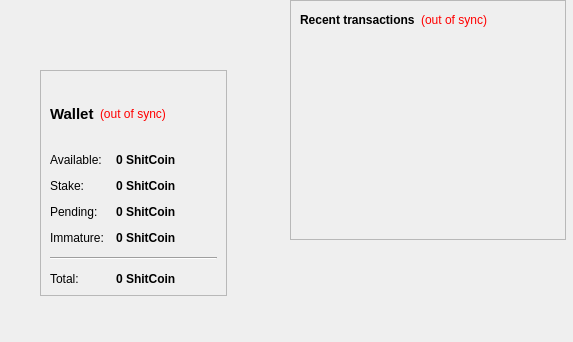
<?xml version="1.0" encoding="UTF-8"?>
<ui version="4.0">
 <class>OverviewPage</class>
 <widget class="QWidget" name="OverviewPage">
  <property name="geometry">
   <rect>
    <x>0</x>
    <y>0</y>
    <width>573</width>
    <height>342</height>
   </rect>
  </property>
  <property name="windowTitle">
   <string>Form</string>
  </property>
  <property name="styleSheet">
   <string notr="true">QListView { background: transparent; }</string>
  </property>
  <widget class="QWidget" name="layoutWidget">
   <property name="geometry">
    <rect>
     <x>40</x>
     <y>70</y>
     <width>187</width>
     <height>226</height>
    </rect>
   </property>
   <layout class="QVBoxLayout" name="verticalLayout_2">
    <item>
     <widget class="QFrame" name="frame">
      <property name="styleSheet">
       <string notr="true">QListView { background: transparent; }</string>
      </property>
      <property name="frameShape">
       <enum>QFrame::StyledPanel</enum>
      </property>
      <property name="frameShadow">
       <enum>QFrame::Raised</enum>
      </property>
      <layout class="QVBoxLayout" name="verticalLayout_4">
       <item>
        <layout class="QHBoxLayout" name="horizontalLayout_4">
         <item>
          <widget class="QLabel" name="label_5">
           <property name="font">
            <font>
             <pointsize>11</pointsize>
             <weight>75</weight>
             <bold>true</bold>
            </font>
           </property>
           <property name="text">
            <string>Wallet</string>
           </property>
          </widget>
         </item>
         <item>
          <widget class="QLabel" name="labelWalletStatus">
           <property name="toolTip">
            <string>The displayed information may be out of date. Your wallet automatically synchronizes with the ShitCoin network after a connection is established, but this process has not completed yet.</string>
           </property>
           <property name="styleSheet">
            <string notr="true">QLabel { color: red; }</string>
           </property>
           <property name="text">
            <string notr="true">(out of sync)</string>
           </property>
           <property name="alignment">
            <set>Qt::AlignLeading|Qt::AlignLeft|Qt::AlignVCenter</set>
           </property>
          </widget>
         </item>
         <item>
          <spacer name="horizontalSpacer_2">
           <property name="orientation">
            <enum>Qt::Horizontal</enum>
           </property>
           <property name="sizeHint" stdset="0">
            <size>
             <width>40</width>
             <height>20</height>
            </size>
           </property>
          </spacer>
         </item>
        </layout>
       </item>
       <item>
        <layout class="QFormLayout" name="formLayout_2">
         <property name="fieldGrowthPolicy">
          <enum>QFormLayout::AllNonFixedFieldsGrow</enum>
         </property>
         <property name="horizontalSpacing">
          <number>12</number>
         </property>
         <property name="verticalSpacing">
          <number>12</number>
         </property>
         <item row="0" column="0">
          <widget class="QLabel" name="label">
           <property name="text">
            <string>Available:</string>
           </property>
          </widget>
         </item>
         <item row="0" column="1">
          <widget class="QLabel" name="labelBalance">
           <property name="font">
            <font>
             <weight>75</weight>
             <bold>true</bold>
            </font>
           </property>
           <property name="cursor">
            <cursorShape>IBeamCursor</cursorShape>
           </property>
           <property name="toolTip">
            <string>Your current spendable balance</string>
           </property>
           <property name="text">
            <string notr="true">0 ShitCoin</string>
           </property>
           <property name="textInteractionFlags">
            <set>Qt::LinksAccessibleByMouse|Qt::TextSelectableByKeyboard|Qt::TextSelectableByMouse</set>
           </property>
          </widget>
         </item>
         <item row="1" column="0">
          <widget class="QLabel" name="label_6">
           <property name="text">
            <string>Stake:</string>
           </property>
          </widget>
         </item>
         <item row="1" column="1">
          <widget class="QLabel" name="labelStake">
           <property name="font">
            <font>
             <weight>75</weight>
             <bold>true</bold>
            </font>
           </property>
           <property name="cursor">
            <cursorShape>IBeamCursor</cursorShape>
           </property>
           <property name="toolTip">
            <string>Total of coins that was staked, and do not yet count toward the current balance</string>
           </property>
           <property name="text">
            <string notr="true">0 ShitCoin</string>
           </property>
           <property name="textInteractionFlags">
            <set>Qt::LinksAccessibleByMouse|Qt::TextSelectableByKeyboard|Qt::TextSelectableByMouse</set>
           </property>
          </widget>
         </item>
         <item row="2" column="0">
          <widget class="QLabel" name="label_3">
           <property name="text">
            <string>Pending:</string>
           </property>
          </widget>
         </item>
         <item row="3" column="0">
          <widget class="QLabel" name="labelImmatureText">
           <property name="text">
            <string>Immature:</string>
           </property>
          </widget>
         </item>
         <item row="3" column="1">
          <widget class="QLabel" name="labelImmature">
           <property name="font">
            <font>
             <weight>75</weight>
             <bold>true</bold>
            </font>
           </property>
           <property name="toolTip">
            <string>Mined balance that has not yet matured</string>
           </property>
           <property name="text">
            <string notr="true">0 ShitCoin</string>
           </property>
           <property name="textInteractionFlags">
            <set>Qt::LinksAccessibleByMouse|Qt::TextSelectableByKeyboard|Qt::TextSelectableByMouse</set>
           </property>
          </widget>
         </item>
         <item row="4" column="0" colspan="2">
          <widget class="Line" name="line">
           <property name="orientation">
            <enum>Qt::Horizontal</enum>
           </property>
          </widget>
         </item>
         <item row="5" column="0">
          <widget class="QLabel" name="labelTotalText">
           <property name="text">
            <string>Total:</string>
           </property>
          </widget>
         </item>
         <item row="5" column="1">
          <widget class="QLabel" name="labelTotal">
           <property name="font">
            <font>
             <weight>75</weight>
             <bold>true</bold>
            </font>
           </property>
           <property name="cursor">
            <cursorShape>IBeamCursor</cursorShape>
           </property>
           <property name="toolTip">
            <string>Your current total balance</string>
           </property>
           <property name="text">
            <string notr="true">0 ShitCoin</string>
           </property>
           <property name="textInteractionFlags">
            <set>Qt::LinksAccessibleByMouse|Qt::TextSelectableByKeyboard|Qt::TextSelectableByMouse</set>
           </property>
          </widget>
         </item>
         <item row="2" column="1">
          <widget class="QLabel" name="labelUnconfirmed">
           <property name="font">
            <font>
             <weight>75</weight>
             <bold>true</bold>
            </font>
           </property>
           <property name="cursor">
            <cursorShape>IBeamCursor</cursorShape>
           </property>
           <property name="toolTip">
            <string>Total of transactions that have yet to be confirmed, and do not yet count toward the current balance</string>
           </property>
           <property name="text">
            <string notr="true">0 ShitCoin</string>
           </property>
           <property name="textInteractionFlags">
            <set>Qt::LinksAccessibleByMouse|Qt::TextSelectableByKeyboard|Qt::TextSelectableByMouse</set>
           </property>
          </widget>
         </item>
        </layout>
       </item>
      </layout>
     </widget>
    </item>
   </layout>
  </widget>
  <widget class="QFrame" name="frame_2">
   <property name="geometry">
    <rect>
     <x>290</x>
     <y>0</y>
     <width>276</width>
     <height>240</height>
    </rect>
   </property>
   <property name="frameShape">
    <enum>QFrame::StyledPanel</enum>
   </property>
   <property name="frameShadow">
    <enum>QFrame::Raised</enum>
   </property>
   <layout class="QVBoxLayout" name="verticalLayout">
    <item>
     <layout class="QHBoxLayout" name="horizontalLayout_2">
      <item>
       <widget class="QLabel" name="label_4">
        <property name="text">
         <string>&lt;b&gt;Recent transactions&lt;/b&gt;</string>
        </property>
       </widget>
      </item>
      <item>
       <widget class="QLabel" name="labelTransactionsStatus">
        <property name="toolTip">
         <string>The displayed information may be out of date. Your wallet automatically synchronizes with the ShitCoin network after a connection is established, but this process has not completed yet.</string>
        </property>
        <property name="styleSheet">
         <string notr="true">QLabel { color: red; }</string>
        </property>
        <property name="text">
         <string notr="true">(out of sync)</string>
        </property>
        <property name="alignment">
         <set>Qt::AlignRight|Qt::AlignTrailing|Qt::AlignVCenter</set>
        </property>
       </widget>
      </item>
      <item>
       <spacer name="horizontalSpacer">
        <property name="orientation">
         <enum>Qt::Horizontal</enum>
        </property>
        <property name="sizeHint" stdset="0">
         <size>
          <width>40</width>
          <height>20</height>
         </size>
        </property>
       </spacer>
      </item>
     </layout>
    </item>
    <item>
     <layout class="QVBoxLayout" name="verticalLayout_3">
      <item>
       <spacer name="verticalSpacer_2">
        <property name="orientation">
         <enum>Qt::Vertical</enum>
        </property>
        <property name="sizeHint" stdset="0">
         <size>
          <width>20</width>
          <height>40</height>
         </size>
        </property>
       </spacer>
      </item>
     </layout>
    </item>
    <item>
     <widget class="QListView" name="listTransactions">
      <property name="styleSheet">
       <string notr="true">QListView { background: transparent; }</string>
      </property>
      <property name="frameShape">
       <enum>QFrame::NoFrame</enum>
      </property>
      <property name="verticalScrollBarPolicy">
       <enum>Qt::ScrollBarAlwaysOff</enum>
      </property>
      <property name="horizontalScrollBarPolicy">
       <enum>Qt::ScrollBarAlwaysOff</enum>
      </property>
      <property name="selectionMode">
       <enum>QAbstractItemView::NoSelection</enum>
      </property>
     </widget>
    </item>
   </layout>
  </widget>
 </widget>
 <resources/>
 <connections/>
</ui>
